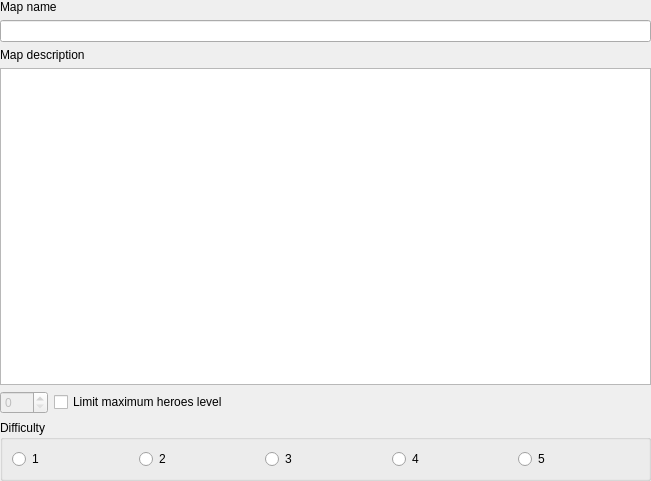
<?xml version="1.0" encoding="UTF-8"?>
<ui version="4.0">
 <class>GeneralSettings</class>
 <widget class="QWidget" name="GeneralSettings">
  <property name="geometry">
   <rect>
    <x>0</x>
    <y>0</y>
    <width>651</width>
    <height>481</height>
   </rect>
  </property>
  <property name="windowTitle">
   <string>Form</string>
  </property>
  <layout class="QVBoxLayout" name="verticalLayout">
   <property name="leftMargin">
    <number>0</number>
   </property>
   <property name="topMargin">
    <number>0</number>
   </property>
   <property name="rightMargin">
    <number>0</number>
   </property>
   <property name="bottomMargin">
    <number>0</number>
   </property>
   <item>
    <widget class="QLabel" name="label">
     <property name="text">
      <string>Map name</string>
     </property>
    </widget>
   </item>
   <item>
    <widget class="QLineEdit" name="mapNameEdit"/>
   </item>
   <item>
    <widget class="QLabel" name="label_2">
     <property name="text">
      <string>Map description</string>
     </property>
    </widget>
   </item>
   <item>
    <widget class="QPlainTextEdit" name="mapDescriptionEdit"/>
   </item>
   <item>
    <layout class="QHBoxLayout" name="horizontalLayout_4">
     <property name="topMargin">
      <number>0</number>
     </property>
     <item>
      <widget class="QSpinBox" name="heroLevelLimit">
       <property name="enabled">
        <bool>false</bool>
       </property>
       <property name="minimumSize">
        <size>
         <width>48</width>
         <height>0</height>
        </size>
       </property>
      </widget>
     </item>
     <item>
      <widget class="QCheckBox" name="heroLevelLimitCheck">
       <property name="sizePolicy">
        <sizepolicy hsizetype="Expanding" vsizetype="Fixed">
         <horstretch>0</horstretch>
         <verstretch>0</verstretch>
        </sizepolicy>
       </property>
       <property name="text">
        <string>Limit maximum heroes level</string>
       </property>
      </widget>
     </item>
    </layout>
   </item>
   <item>
    <widget class="QGroupBox" name="groupBox">
     <property name="title">
      <string>Difficulty</string>
     </property>
     <layout class="QHBoxLayout" name="horizontalLayout_2">
      <item>
       <widget class="QRadioButton" name="diffRadio1">
        <property name="text">
         <string notr="true">1</string>
        </property>
       </widget>
      </item>
      <item>
       <widget class="QRadioButton" name="diffRadio2">
        <property name="text">
         <string notr="true">2</string>
        </property>
       </widget>
      </item>
      <item>
       <widget class="QRadioButton" name="diffRadio3">
        <property name="text">
         <string notr="true">3</string>
        </property>
       </widget>
      </item>
      <item>
       <widget class="QRadioButton" name="diffRadio4">
        <property name="text">
         <string notr="true">4</string>
        </property>
       </widget>
      </item>
      <item>
       <widget class="QRadioButton" name="diffRadio5">
        <property name="text">
         <string notr="true">5</string>
        </property>
       </widget>
      </item>
     </layout>
    </widget>
   </item>
  </layout>
 </widget>
 <resources/>
 <connections/>
</ui>
